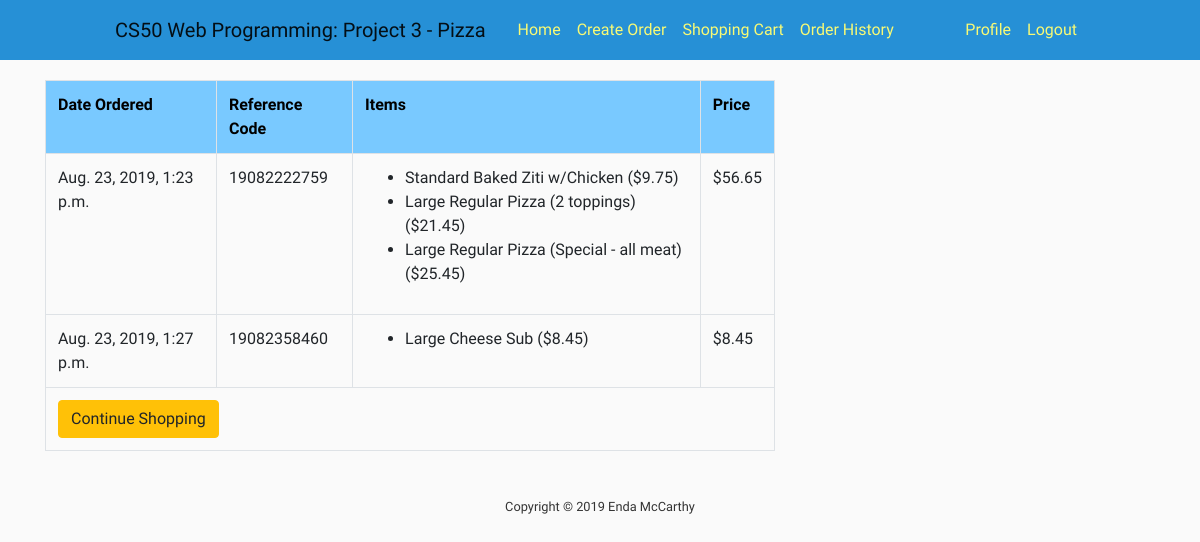
The page /orders/history/ (signed in) on the database its author committed.
### shopping_cart/models.py (models this page shows, shortened)
class Order(models.Model):
    ref_code = models.CharField(max_length=15)
    owner = models.ForeignKey(Cart, on_delete=models.SET_NULL, null=True)
    is_ordered = models.BooleanField(default=False)
    items = models.ManyToManyField(OrderItem)
    date_ordered = models.DateTimeField(auto_now=True)
    def get_cart_total(self):
        return sum([item.item.price for item in self.items.all()])

class OrderItem(models.Model):
    item = models.OneToOneField(Item, on_delete=models.SET_NULL, null=True)
    is_ordered = models.BooleanField(default=False)
    date_added = models.DateTimeField(auto_now=True)
    date_ordered = models.DateTimeField(null=True)

### orders/models.py (models this page shows)
class Item(models.Model):
    meal = models.ForeignKey(Meal, on_delete=models.CASCADE)
    meal_type = models.ForeignKey(Meal_Type, on_delete=models.CASCADE)
    size = models.ForeignKey(Size, on_delete=models.CASCADE)
    meal_addition = models.ManyToManyField(Meal_Addition, blank=True)
    price = models.FloatField(default=0)
    user = models.ForeignKey(User, on_delete=models.CASCADE)
    timestamp = models.DateTimeField(auto_now_add=True, auto_now=False)
    def __str__(self):
        return f"{self.size} {self.meal_type} (${self.price})"

class Size(models.Model):
    size = models.CharField(max_length=64)
    def __str__(self):
        return f"{self.size}"

class Meal_Type(models.Model):
    name = models.CharField(max_length=64)
    meal = models.ForeignKey(Meal, on_delete=models.CASCADE, null=True)
    size = models.ManyToManyField(Size)
    meal_addition = models.ManyToManyField(Meal_Addition, blank=True)
    def __str__(self):
        return f"{self.name}"

### orders/views.py (the view)
# urls.py: path('orders/history/', views.order_history, name='orders-history'),
def order_history(request):
    my_user_cart = Cart.objects.filter(user=request.user).first()
    my_orders = Order.objects.filter(is_ordered=True, owner=my_user_cart)
    context = {
        'my_orders': my_orders
    }
    return render(request, "orders/history.html", context)

### orders/templates/orders/history.html
{% extends 'orders/base.html' %}
{% block content %}
    <div>
        <table class="table table-hover table-bordered">
            <tr>
                <th>Date Ordered</th>
                <th>Reference Code</th>
                <th>Items</th>
                <th>Price</th>
            </tr>
            {% for order in my_orders %}
                <tr>
                    <td>{{ order.date_ordered }}</td>
                    <td>{{ order.ref_code }}</td>
                    <td>
                        <ul>
                            {% for item in order.items.all %}
                                <li>
                                    {{ item.item }}
                                </li>
                            {% endfor %}
                        </ul>
                    </td>
                    <td>${{ order.get_cart_total }}</td>
                </tr>
            {% empty %}
                <tr>
                    <td colspan="4"> You have no orders.</td>
                </tr>
            {% endfor %}
            <tr>
                <td colspan="4">
                    <a href="{% url 'orders-create' %}" class="btn btn-warning pull-left">
                        {% if not order %}Continue Shopping{% else %}Add Items to Cart {% endif %}
                    </a>
                </td>
            </tr>
        </table>
    </div>
{% endblock %}

### orders/static/orders/style.css (style rules this page uses)
body { font-family: "Raleway", sans-serif; }
body { background: #fafafa; color: #333333; margin-top: 5rem; }
.table th { text-align: left; font-size: 16px; color: black; background: #79c9ff; }

### rows shown on the page
Order: date_ordered "Aug. 23, 2019, 1:23 p.m.", ref_code "19082222759", get_cart_total "56.65"
OrderItem: item "Standard Baked Ziti w/Chicken ($9.75)"
OrderItem: item "Large Regular Pizza (2 toppings) ($21.45)"
OrderItem: item "Large Regular Pizza (Special - all meat) ($25.45)"
Order: date_ordered "Aug. 23, 2019, 1:27 p.m.", ref_code "19082358460", get_cart_total "8.45"
OrderItem: item "Large Cheese Sub ($8.45)"
